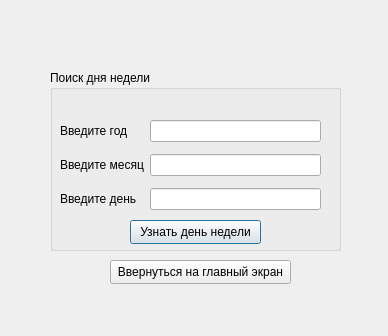
<?xml version="1.0" encoding="UTF-8"?>
<ui version="4.0">
 <class>DayofWeek</class>
 <widget class="QDialog" name="DayofWeek">
  <property name="geometry">
   <rect>
    <x>0</x>
    <y>0</y>
    <width>388</width>
    <height>336</height>
   </rect>
  </property>
  <property name="windowTitle">
   <string>Dialog</string>
  </property>
  <widget class="QGroupBox" name="groupBox">
   <property name="geometry">
    <rect>
     <x>50</x>
     <y>70</y>
     <width>291</width>
     <height>181</height>
    </rect>
   </property>
   <property name="title">
    <string>Поиск дня недели</string>
   </property>
   <widget class="QWidget" name="formLayoutWidget">
    <property name="geometry">
     <rect>
      <x>10</x>
      <y>50</y>
      <width>261</width>
      <height>92</height>
     </rect>
    </property>
    <layout class="QFormLayout" name="formLayout">
     <item row="0" column="0">
      <widget class="QLabel" name="label_2">
       <property name="text">
        <string>Введите год</string>
       </property>
      </widget>
     </item>
     <item row="2" column="0">
      <widget class="QLabel" name="label_3">
       <property name="text">
        <string>Введите месяц</string>
       </property>
      </widget>
     </item>
     <item row="4" column="0">
      <widget class="QLabel" name="label_4">
       <property name="text">
        <string>Введите день</string>
       </property>
      </widget>
     </item>
     <item row="0" column="1">
      <widget class="QLineEdit" name="year"/>
     </item>
     <item row="2" column="1">
      <widget class="QLineEdit" name="month"/>
     </item>
     <item row="4" column="1">
      <widget class="QLineEdit" name="day"/>
     </item>
     <item row="3" column="0" colspan="2">
      <spacer name="verticalSpacer">
       <property name="orientation">
        <enum>Qt::Horizontal</enum>
       </property>
       <property name="sizeHint" stdset="0">
        <size>
         <width>0</width>
         <height>0</height>
        </size>
       </property>
      </spacer>
     </item>
     <item row="1" column="0">
      <spacer name="horizontalSpacer">
       <property name="orientation">
        <enum>Qt::Horizontal</enum>
       </property>
       <property name="sizeHint" stdset="0">
        <size>
         <width>0</width>
         <height>0</height>
        </size>
       </property>
      </spacer>
     </item>
    </layout>
   </widget>
   <widget class="QPushButton" name="calculateDay">
    <property name="geometry">
     <rect>
      <x>80</x>
      <y>150</y>
      <width>131</width>
      <height>24</height>
     </rect>
    </property>
    <property name="text">
     <string>Узнать день недели</string>
    </property>
   </widget>
  </widget>
  <widget class="QPushButton" name="back">
   <property name="geometry">
    <rect>
     <x>110</x>
     <y>260</y>
     <width>181</width>
     <height>24</height>
    </rect>
   </property>
   <property name="text">
    <string>Ввернуться на главный экран</string>
   </property>
  </widget>
 </widget>
 <resources/>
 <connections/>
</ui>
